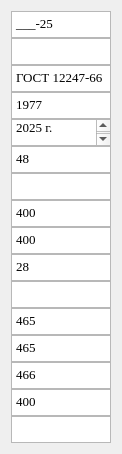
     <widget class="QWidget" name="layoutWidget">
      <property name="geometry">
       <rect>
        <x>11</x>
        <y>11</y>
        <width>102</width>
        <height>434</height>
       </rect>
      </property>
      <layout class="QVBoxLayout" name="verticalLayout_2">
       <property name="spacing">
        <number>0</number>
       </property>
       <property name="sizeConstraint">
        <enum>QLayout::SetDefaultConstraint</enum>
       </property>
       <item>
        <widget class="QPlainTextEdit" name="zakl_number">
         <property name="minimumSize">
          <size>
           <width>100</width>
           <height>27</height>
          </size>
         </property>
         <property name="maximumSize">
          <size>
           <width>100</width>
           <height>27</height>
          </size>
         </property>
         <property name="font">
          <font>
           <family>Times New Roman</family>
           <pointsize>10</pointsize>
          </font>
         </property>
         <property name="layoutDirection">
          <enum>Qt::LeftToRight</enum>
         </property>
         <property name="plainText">
          <string>___-25</string>
         </property>
         <property name="overwriteMode">
          <bool>false</bool>
         </property>
         <property name="placeholderText">
          <string>Заключение №</string>
         </property>
        </widget>
       </item>
       <item>
        <widget class="QPlainTextEdit" name="reg_number">
         <property name="minimumSize">
          <size>
           <width>100</width>
           <height>27</height>
          </size>
         </property>
         <property name="maximumSize">
          <size>
           <width>100</width>
           <height>27</height>
          </size>
         </property>
         <property name="font">
          <font>
           <family>Times New Roman</family>
           <pointsize>10</pointsize>
          </font>
         </property>
         <property name="layoutDirection">
          <enum>Qt::LeftToRight</enum>
         </property>
         <property name="plainText">
          <string/>
         </property>
         <property name="overwriteMode">
          <bool>false</bool>
         </property>
         <property name="placeholderText">
          <string>Рег/уч №</string>
         </property>
        </widget>
       </item>
       <item>
        <widget class="QPlainTextEdit" name="gost">
         <property name="minimumSize">
          <size>
           <width>100</width>
           <height>27</height>
          </size>
         </property>
         <property name="maximumSize">
          <size>
           <width>100</width>
           <height>27</height>
          </size>
         </property>
         <property name="font">
          <font>
           <family>Times New Roman</family>
           <pointsize>10</pointsize>
          </font>
         </property>
         <property name="layoutDirection">
          <enum>Qt::LeftToRight</enum>
         </property>
         <property name="plainText">
          <string>ГОСТ 12247-66</string>
         </property>
         <property name="overwriteMode">
          <bool>false</bool>
         </property>
         <property name="placeholderText">
          <string>ГОСТ №</string>
         </property>
        </widget>
       </item>
       <item>
        <widget class="QPlainTextEdit" name="g_vvod">
         <property name="minimumSize">
          <size>
           <width>100</width>
           <height>27</height>
          </size>
         </property>
         <property name="maximumSize">
          <size>
           <width>100</width>
           <height>27</height>
          </size>
         </property>
         <property name="font">
          <font>
           <family>Times New Roman</family>
           <pointsize>10</pointsize>
          </font>
         </property>
         <property name="layoutDirection">
          <enum>Qt::LeftToRight</enum>
         </property>
         <property name="plainText">
          <string>1977</string>
         </property>
         <property name="overwriteMode">
          <bool>false</bool>
         </property>
         <property name="placeholderText">
          <string>Ввод в экспл.</string>
         </property>
        </widget>
       </item>
       <item>
        <widget class="QPlainTextEdit" name="dataZakl">
         <property name="minimumSize">
          <size>
           <width>100</width>
           <height>27</height>
          </size>
         </property>
         <property name="maximumSize">
          <size>
           <width>100</width>
           <height>27</height>
          </size>
         </property>
         <property name="font">
          <font>
           <family>Times New Roman</family>
           <pointsize>10</pointsize>
          </font>
         </property>
         <property name="layoutDirection">
          <enum>Qt::LeftToRight</enum>
         </property>
         <property name="plainText">
          <string>&quot;16&quot; июня 2025 г.</string>
         </property>
         <property name="overwriteMode">
          <bool>false</bool>
         </property>
         <property name="placeholderText">
          <string>Дата закл.</string>
         </property>
        </widget>
       </item>
       <item>
        <widget class="QPlainTextEdit" name="yearsOfExpluatation">
         <property name="minimumSize">
          <size>
           <width>100</width>
           <height>27</height>
          </size>
         </property>
         <property name="maximumSize">
          <size>
           <width>100</width>
           <height>27</height>
          </size>
         </property>
         <property name="font">
          <font>
           <family>Times New Roman</family>
           <pointsize>10</pointsize>
          </font>
         </property>
         <property name="layoutDirection">
          <enum>Qt::LeftToRight</enum>
         </property>
         <property name="plainText">
          <string>48</string>
         </property>
         <property name="overwriteMode">
          <bool>false</bool>
         </property>
         <property name="placeholderText">
          <string>Срок экспл.</string>
         </property>
        </widget>
       </item>
       <item>
        <widget class="QPlainTextEdit" name="chertezh">
         <property name="minimumSize">
          <size>
           <width>100</width>
           <height>27</height>
          </size>
         </property>
         <property name="maximumSize">
          <size>
           <width>100</width>
           <height>27</height>
          </size>
         </property>
         <property name="font">
          <font>
           <family>Times New Roman</family>
           <pointsize>10</pointsize>
          </font>
         </property>
         <property name="layoutDirection">
          <enum>Qt::LeftToRight</enum>
         </property>
         <property name="plainText">
          <string/>
         </property>
         <property name="overwriteMode">
          <bool>false</bool>
         </property>
         <property name="placeholderText">
          <string>чертёж №</string>
         </property>
        </widget>
       </item>
       <item>
        <widget class="QPlainTextEdit" name="p_rasch">
         <property name="minimumSize">
          <size>
           <width>100</width>
           <height>27</height>
          </size>
         </property>
         <property name="maximumSize">
          <size>
           <width>100</width>
           <height>27</height>
          </size>
         </property>
         <property name="font">
          <font>
           <family>Times New Roman</family>
           <pointsize>10</pointsize>
          </font>
         </property>
         <property name="layoutDirection">
          <enum>Qt::LeftToRight</enum>
         </property>
         <property name="plainText">
          <string>400</string>
         </property>
         <property name="overwriteMode">
          <bool>false</bool>
         </property>
         <property name="placeholderText">
          <string>Ррасч, кгс/см2</string>
         </property>
        </widget>
       </item>
       <item>
        <widget class="QPlainTextEdit" name="p_rab">
         <property name="minimumSize">
          <size>
           <width>100</width>
           <height>27</height>
          </size>
         </property>
         <property name="maximumSize">
          <size>
           <width>100</width>
           <height>27</height>
          </size>
         </property>
         <property name="font">
          <font>
           <family>Times New Roman</family>
           <pointsize>10</pointsize>
          </font>
         </property>
         <property name="layoutDirection">
          <enum>Qt::LeftToRight</enum>
         </property>
         <property name="plainText">
          <string>400</string>
         </property>
         <property name="overwriteMode">
          <bool>false</bool>
         </property>
         <property name="placeholderText">
          <string>Рраб, кгс/см2</string>
         </property>
        </widget>
       </item>
       <item>
        <widget class="QPlainTextEdit" name="s_isp">
         <property name="minimumSize">
          <size>
           <width>100</width>
           <height>27</height>
          </size>
         </property>
         <property name="maximumSize">
          <size>
           <width>100</width>
           <height>27</height>
          </size>
         </property>
         <property name="font">
          <font>
           <family>Times New Roman</family>
           <pointsize>10</pointsize>
          </font>
         </property>
         <property name="layoutDirection">
          <enum>Qt::LeftToRight</enum>
         </property>
         <property name="plainText">
          <string>28</string>
         </property>
         <property name="overwriteMode">
          <bool>false</bool>
         </property>
         <property name="placeholderText">
          <string>S-исп, мм</string>
         </property>
        </widget>
       </item>
       <item>
        <widget class="QPlainTextEdit" name="length">
         <property name="minimumSize">
          <size>
           <width>100</width>
           <height>27</height>
          </size>
         </property>
         <property name="maximumSize">
          <size>
           <width>100</width>
           <height>27</height>
          </size>
         </property>
         <property name="font">
          <font>
           <family>Times New Roman</family>
           <pointsize>10</pointsize>
          </font>
         </property>
         <property name="layoutDirection">
          <enum>Qt::LeftToRight</enum>
         </property>
         <property name="plainText">
          <string/>
         </property>
         <property name="overwriteMode">
          <bool>false</bool>
         </property>
         <property name="placeholderText">
          <string>Длина, мм</string>
         </property>
        </widget>
       </item>
       <item>
        <widget class="QPlainTextEdit" name="d_nar">
         <property name="minimumSize">
          <size>
           <width>100</width>
           <height>27</height>
          </size>
         </property>
         <property name="maximumSize">
          <size>
           <width>100</width>
           <height>27</height>
          </size>
         </property>
         <property name="font">
          <font>
           <family>Times New Roman</family>
           <pointsize>10</pointsize>
          </font>
         </property>
         <property name="layoutDirection">
          <enum>Qt::LeftToRight</enum>
         </property>
         <property name="plainText">
          <string>465</string>
         </property>
         <property name="overwriteMode">
          <bool>false</bool>
         </property>
         <property name="placeholderText">
          <string>Dнар, мм</string>
         </property>
        </widget>
       </item>
       <item>
        <widget class="QPlainTextEdit" name="d_min">
         <property name="minimumSize">
          <size>
           <width>100</width>
           <height>27</height>
          </size>
         </property>
         <property name="maximumSize">
          <size>
           <width>100</width>
           <height>27</height>
          </size>
         </property>
         <property name="font">
          <font>
           <family>Times New Roman</family>
           <pointsize>10</pointsize>
          </font>
         </property>
         <property name="layoutDirection">
          <enum>Qt::LeftToRight</enum>
         </property>
         <property name="plainText">
          <string>465</string>
         </property>
         <property name="overwriteMode">
          <bool>false</bool>
         </property>
         <property name="placeholderText">
          <string>Dmin, мм</string>
         </property>
        </widget>
       </item>
       <item>
        <widget class="QPlainTextEdit" name="d_max">
         <property name="minimumSize">
          <size>
           <width>100</width>
           <height>27</height>
          </size>
         </property>
         <property name="maximumSize">
          <size>
           <width>100</width>
           <height>27</height>
          </size>
         </property>
         <property name="font">
          <font>
           <family>Times New Roman</family>
           <pointsize>10</pointsize>
          </font>
         </property>
         <property name="layoutDirection">
          <enum>Qt::LeftToRight</enum>
         </property>
         <property name="plainText">
          <string>466</string>
         </property>
         <property name="overwriteMode">
          <bool>false</bool>
         </property>
         <property name="placeholderText">
          <string>Dmax, мм</string>
         </property>
        </widget>
       </item>
       <item>
        <widget class="QPlainTextEdit" name="volume">
         <property name="minimumSize">
          <size>
           <width>100</width>
           <height>27</height>
          </size>
         </property>
         <property name="maximumSize">
          <size>
           <width>100</width>
           <height>27</height>
          </size>
         </property>
         <property name="font">
          <font>
           <family>Times New Roman</family>
           <pointsize>10</pointsize>
          </font>
         </property>
         <property name="layoutDirection">
          <enum>Qt::LeftToRight</enum>
         </property>
         <property name="plainText">
          <string>400</string>
         </property>
         <property name="overwriteMode">
          <bool>false</bool>
         </property>
         <property name="placeholderText">
          <string>V-объём, л</string>
         </property>
        </widget>
       </item>
       <item>
        <widget class="QPlainTextEdit" name="volume_total">
         <property name="minimumSize">
          <size>
           <width>100</width>
           <height>27</height>
          </size>
         </property>
         <property name="maximumSize">
          <size>
           <width>100</width>
           <height>27</height>
          </size>
         </property>
         <property name="font">
          <font>
           <family>Times New Roman</family>
           <pointsize>10</pointsize>
          </font>
         </property>
         <property name="layoutDirection">
          <enum>Qt::LeftToRight</enum>
         </property>
         <property name="plainText">
          <string/>
         </property>
         <property name="overwriteMode">
          <bool>false</bool>
         </property>
         <property name="placeholderText">
          <string>V-объём сумм., л</string>
         </property>
        </widget>
       </item>
      </layout>
     </widget>
